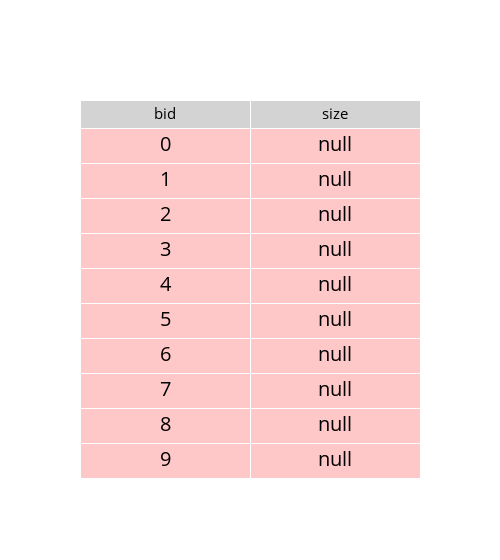

The cell this chart's notebook holds for it:
### Code cell
import plotly.graph_objects as go

fig = go.Figure(data=[go.Table(header=dict(values=['bid', 'size'], fill_color='lightgrey', font=dict(size=15, color='black')), 
                             cells=dict(values=[np.arange(10), np.full(10, None)], 
                                        fill_color=["rgb(2500, 200, 200)"], 
                                       height=35, 
                                       font=dict(size=20, color='black')))
])

fig.update_layout(width=500)

fig.show()

### Figure 1 — Plotly figure (JSON) as saved in the notebook; plotly's stock layout.template omitted (floating-point values rounded to 4 significant figures)
{"data": [{"cells": {"fill": {"color": ["rgb(2500, 200, 200)"]}, "font": {"color": "black", "size": 20}, "height": 35, "values": [[0, 1, 2, 3, 4, 5, 6, 7, 8, 9], [null, null, null, null, null, null, null, null, null, null]]}, "header": {"fill": {"color": "lightgrey"}, "font": {"color": "black", "size": 15}, "values": ["bid", "size"]}, "type": "table"}], "layout": {"width": 500}}
